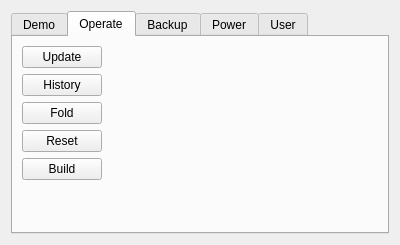
<?xml version="1.0" encoding="UTF-8"?>
<ui version="4.0">
 <class>Maintain</class>
 <widget class="QWidget" name="Maintain">
  <property name="geometry">
   <rect>
    <x>0</x>
    <y>0</y>
    <width>400</width>
    <height>245</height>
   </rect>
  </property>
  <property name="windowTitle">
   <string>Form</string>
  </property>
  <layout class="QVBoxLayout" name="verticalLayout">
   <item>
    <widget class="QTabWidget" name="tabWidget">
     <property name="currentIndex">
      <number>1</number>
     </property>
     <widget class="QWidget" name="tab_3">
      <attribute name="title">
       <string>Demo</string>
      </attribute>
      <layout class="QGridLayout" name="gridLayout">
       <item row="0" column="1">
        <widget class="QPushButton" name="btnDemo">
         <property name="maximumSize">
          <size>
           <width>100</width>
           <height>16777215</height>
          </size>
         </property>
         <property name="toolTip">
          <string>Run demo</string>
         </property>
         <property name="text">
          <string>start</string>
         </property>
         <property name="icon">
          <iconset resource="../../../res/res.qrc">
           <normaloff>:/res/image/icon/play-circle.png</normaloff>:/res/image/icon/play-circle.png</iconset>
         </property>
        </widget>
       </item>
       <item row="0" column="0">
        <widget class="QComboBox" name="cmbDemo">
         <item>
          <property name="text">
           <string>Demo1</string>
          </property>
         </item>
         <item>
          <property name="text">
           <string>Demo2</string>
          </property>
         </item>
        </widget>
       </item>
       <item row="0" column="2">
        <spacer name="horizontalSpacer">
         <property name="orientation">
          <enum>Qt::Horizontal</enum>
         </property>
         <property name="sizeHint" stdset="0">
          <size>
           <width>40</width>
           <height>20</height>
          </size>
         </property>
        </spacer>
       </item>
       <item row="1" column="0" colspan="3">
        <widget class="QTextEdit" name="txtDemoInfo">
         <property name="enabled">
          <bool>false</bool>
         </property>
        </widget>
       </item>
      </layout>
     </widget>
     <widget class="QWidget" name="tab">
      <attribute name="title">
       <string>Operate</string>
      </attribute>
      <layout class="QGridLayout" name="gridLayout_3">
       <item row="5" column="0" colspan="3">
        <spacer name="verticalSpacer">
         <property name="orientation">
          <enum>Qt::Vertical</enum>
         </property>
         <property name="sizeHint" stdset="0">
          <size>
           <width>355</width>
           <height>149</height>
          </size>
         </property>
        </spacer>
       </item>
       <item row="1" column="0">
        <widget class="QPushButton" name="btnHistory">
         <property name="toolTip">
          <string>view history upgrade info</string>
         </property>
         <property name="text">
          <string>History</string>
         </property>
         <property name="icon">
          <iconset resource="../../../res/res.qrc">
           <normaloff>:/res/image/icon/history.png</normaloff>:/res/image/icon/history.png</iconset>
         </property>
        </widget>
       </item>
       <item row="0" column="2">
        <spacer name="horizontalSpacer_3">
         <property name="orientation">
          <enum>Qt::Horizontal</enum>
         </property>
         <property name="sizeHint" stdset="0">
          <size>
           <width>40</width>
           <height>20</height>
          </size>
         </property>
        </spacer>
       </item>
       <item row="2" column="0">
        <widget class="QPushButton" name="btnFold">
         <property name="toolTip">
          <string>Fold</string>
         </property>
         <property name="text">
          <string>Fold</string>
         </property>
         <property name="icon">
          <iconset resource="../../../res/res.qrc">
           <normaloff>:/res/image/icon/201.png</normaloff>:/res/image/icon/201.png</iconset>
         </property>
        </widget>
       </item>
       <item row="0" column="0">
        <widget class="QPushButton" name="btnUpdate">
         <property name="toolTip">
          <string>upgrade</string>
         </property>
         <property name="text">
          <string>Update</string>
         </property>
         <property name="icon">
          <iconset resource="../../../res/res.qrc">
           <normaloff>:/res/image/icon/upgrade.png</normaloff>:/res/image/icon/upgrade.png</iconset>
         </property>
        </widget>
       </item>
       <item row="3" column="0">
        <widget class="QPushButton" name="btnReset">
         <property name="toolTip">
          <string>Reset</string>
         </property>
         <property name="text">
          <string>Reset</string>
         </property>
         <property name="icon">
          <iconset resource="../../../res/res.qrc">
           <normaloff>:/res/image/icon/ErrorSetting.png</normaloff>:/res/image/icon/ErrorSetting.png</iconset>
         </property>
        </widget>
       </item>
       <item row="4" column="0">
        <widget class="QPushButton" name="btnBuild">
         <property name="toolTip">
          <string>Send file</string>
         </property>
         <property name="text">
          <string>Build</string>
         </property>
         <property name="icon">
          <iconset resource="../../../res/res.qrc">
           <normaloff>:/res/image/icon/build.png</normaloff>:/res/image/icon/build.png</iconset>
         </property>
        </widget>
       </item>
      </layout>
     </widget>
     <widget class="QWidget" name="tab_5">
      <attribute name="title">
       <string>Backup</string>
      </attribute>
      <layout class="QGridLayout" name="gridLayout_5">
       <item row="4" column="0" colspan="2">
        <widget class="QPushButton" name="btnClearBackup">
         <property name="toolTip">
          <string>Clear Backup</string>
         </property>
         <property name="text">
          <string>Clear Backup</string>
         </property>
         <property name="icon">
          <iconset resource="../../../res/res.qrc">
           <normaloff>:/res/image/icon/trash.png</normaloff>:/res/image/icon/trash.png</iconset>
         </property>
        </widget>
       </item>
       <item row="1" column="0" rowspan="2" colspan="2">
        <widget class="QPushButton" name="btnRestore">
         <property name="toolTip">
          <string>Restore</string>
         </property>
         <property name="text">
          <string>Restore</string>
         </property>
         <property name="icon">
          <iconset resource="../../../res/res.qrc">
           <normaloff>:/res/image/icon/guanlianshebei.png</normaloff>:/res/image/icon/guanlianshebei.png</iconset>
         </property>
        </widget>
       </item>
       <item row="0" column="0" colspan="2">
        <widget class="QPushButton" name="btnBackup">
         <property name="toolTip">
          <string>Backup</string>
         </property>
         <property name="text">
          <string>Backup</string>
         </property>
         <property name="icon">
          <iconset resource="../../../res/res.qrc">
           <normaloff>:/res/image/icon/fuzhi.png</normaloff>:/res/image/icon/fuzhi.png</iconset>
         </property>
        </widget>
       </item>
       <item row="5" column="0">
        <spacer name="verticalSpacer_4">
         <property name="orientation">
          <enum>Qt::Vertical</enum>
         </property>
         <property name="sizeHint" stdset="0">
          <size>
           <width>20</width>
           <height>40</height>
          </size>
         </property>
        </spacer>
       </item>
       <item row="3" column="0" colspan="2">
        <widget class="QPushButton" name="btnExport">
         <property name="toolTip">
          <string>Export</string>
         </property>
         <property name="text">
          <string>Export</string>
         </property>
         <property name="icon">
          <iconset resource="../../../res/res.qrc">
           <normaloff>:/res/image/icon/icon_baocun.png</normaloff>:/res/image/icon/icon_baocun.png</iconset>
         </property>
        </widget>
       </item>
       <item row="0" column="2">
        <spacer name="horizontalSpacer_5">
         <property name="orientation">
          <enum>Qt::Horizontal</enum>
         </property>
         <property name="sizeHint" stdset="0">
          <size>
           <width>40</width>
           <height>20</height>
          </size>
         </property>
        </spacer>
       </item>
      </layout>
     </widget>
     <widget class="QWidget" name="tab_2">
      <attribute name="title">
       <string>Power</string>
      </attribute>
      <layout class="QGridLayout" name="gridLayout_2">
       <item row="0" column="0">
        <widget class="QPushButton" name="btnRestart">
         <property name="toolTip">
          <string>Restart controller</string>
         </property>
         <property name="text">
          <string>Restart</string>
         </property>
         <property name="icon">
          <iconset resource="../../../res/res.qrc">
           <normaloff>:/res/image/icon/332.png</normaloff>:/res/image/icon/332.png</iconset>
         </property>
        </widget>
       </item>
       <item row="1" column="0">
        <widget class="QPushButton" name="btnShutDown">
         <property name="toolTip">
          <string>Shutdown controller</string>
         </property>
         <property name="text">
          <string>Shutdown</string>
         </property>
         <property name="icon">
          <iconset resource="../../../res/res.qrc">
           <normaloff>:/res/image/icon/246.png</normaloff>:/res/image/icon/246.png</iconset>
         </property>
        </widget>
       </item>
       <item row="2" column="0">
        <spacer name="verticalSpacer_2">
         <property name="orientation">
          <enum>Qt::Vertical</enum>
         </property>
         <property name="sizeHint" stdset="0">
          <size>
           <width>20</width>
           <height>40</height>
          </size>
         </property>
        </spacer>
       </item>
       <item row="0" column="1">
        <spacer name="horizontalSpacer_2">
         <property name="orientation">
          <enum>Qt::Horizontal</enum>
         </property>
         <property name="sizeHint" stdset="0">
          <size>
           <width>40</width>
           <height>20</height>
          </size>
         </property>
        </spacer>
       </item>
      </layout>
     </widget>
     <widget class="QWidget" name="tab_4">
      <attribute name="title">
       <string>User</string>
      </attribute>
      <layout class="QGridLayout" name="gridLayout_4">
       <item row="3" column="0">
        <widget class="QComboBox" name="cmbRstUser">
         <property name="toolTip">
          <string>Reset user</string>
         </property>
         <item>
          <property name="text">
           <string>Operator</string>
          </property>
         </item>
         <item>
          <property name="text">
           <string>Administrator</string>
          </property>
         </item>
        </widget>
       </item>
       <item row="2" column="1">
        <widget class="QPushButton" name="btnChange">
         <property name="toolTip">
          <string>Change password</string>
         </property>
         <property name="text">
          <string>Change Pw</string>
         </property>
        </widget>
       </item>
       <item row="4" column="1">
        <spacer name="verticalSpacer_3">
         <property name="orientation">
          <enum>Qt::Vertical</enum>
         </property>
         <property name="sizeHint" stdset="0">
          <size>
           <width>20</width>
           <height>40</height>
          </size>
         </property>
        </spacer>
       </item>
       <item row="1" column="3">
        <spacer name="horizontalSpacer_4">
         <property name="orientation">
          <enum>Qt::Horizontal</enum>
         </property>
         <property name="sizeHint" stdset="0">
          <size>
           <width>40</width>
           <height>20</height>
          </size>
         </property>
        </spacer>
       </item>
       <item row="3" column="1">
        <widget class="QPushButton" name="btnResetPw">
         <property name="toolTip">
          <string>Reset the password</string>
         </property>
         <property name="text">
          <string>Reset Pw</string>
         </property>
        </widget>
       </item>
       <item row="1" column="0">
        <widget class="QLabel" name="label">
         <property name="text">
          <string>User</string>
         </property>
        </widget>
       </item>
       <item row="1" column="1">
        <widget class="QComboBox" name="cmbUser">
         <property name="toolTip">
          <string>Current user role</string>
         </property>
         <item>
          <property name="text">
           <string>Operator</string>
          </property>
         </item>
         <item>
          <property name="text">
           <string>Administrator</string>
          </property>
         </item>
        </widget>
       </item>
       <item row="0" column="0">
        <widget class="QCheckBox" name="chkAutoLogin">
         <property name="layoutDirection">
          <enum>Qt::RightToLeft</enum>
         </property>
         <property name="text">
          <string>Auto login</string>
         </property>
        </widget>
       </item>
       <item row="0" column="2" rowspan="4">
        <widget class="QLabel" name="label_2">
         <property name="maximumSize">
          <size>
           <width>100</width>
           <height>100</height>
          </size>
         </property>
         <property name="text">
          <string/>
         </property>
         <property name="pixmap">
          <pixmap resource="../../../res/res.qrc">:/res/image/icon/51.png</pixmap>
         </property>
         <property name="scaledContents">
          <bool>true</bool>
         </property>
         <property name="alignment">
          <set>Qt::AlignLeading|Qt::AlignLeft|Qt::AlignTop</set>
         </property>
        </widget>
       </item>
      </layout>
     </widget>
    </widget>
   </item>
  </layout>
 </widget>
 <resources>
  <include location="../../../res/res.qrc"/>
 </resources>
 <connections/>
</ui>
